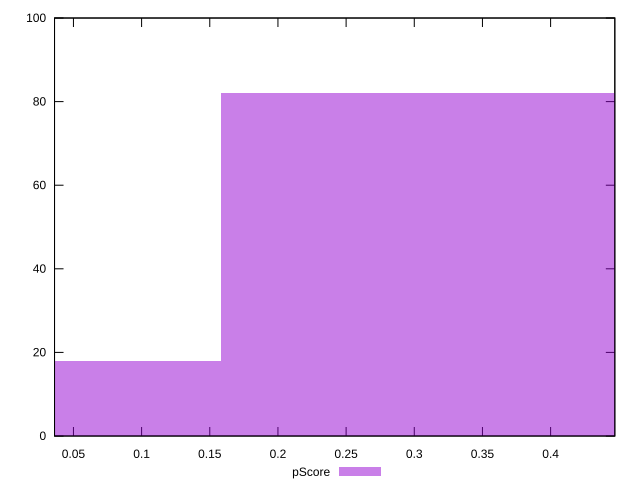

Write the gnuplot code that produced this figure.
reset

$pScore <<EOF
0.3170998506147693 82
0 18
EOF

set key outside below
set boxwidth 0.3170998506147693
set xrange [0.03613268656829538:0.4470993141890646]
set yrange [0:100]
set trange [0:100]
set style fill transparent solid 0.5 noborder
set terminal svg size 640, 490 enhanced background rgb 'white'
set output "report/report_00029_2021-02-24T13-36-40.390Z/first-cpu-idle/samples/astro/pScore/histogram.svg"

plot $pScore title "pScore" with boxes

reset
